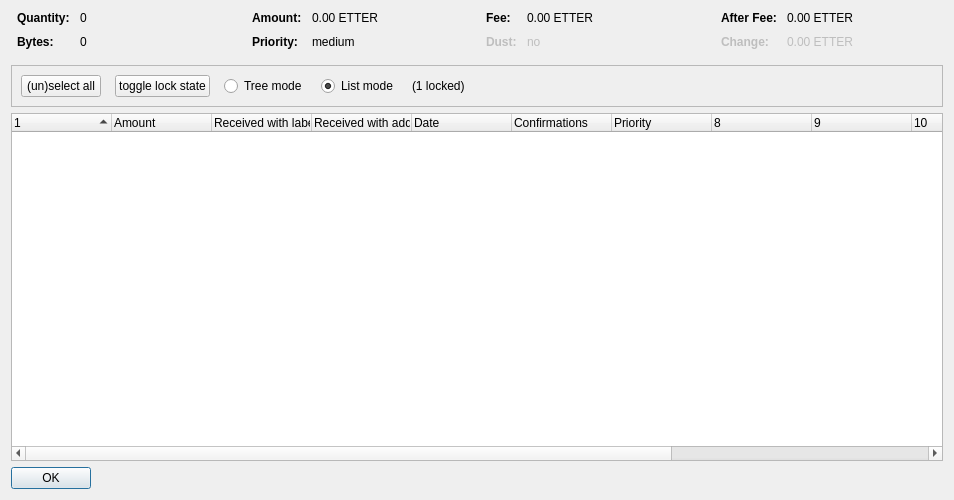
<?xml version="1.0" encoding="UTF-8"?>
<ui version="4.0">
 <class>CoinControlDialog</class>
 <widget class="QDialog" name="CoinControlDialog">
  <property name="geometry">
   <rect>
    <x>0</x>
    <y>0</y>
    <width>954</width>
    <height>500</height>
   </rect>
  </property>
  <property name="windowTitle">
   <string>Coin Selection</string>
  </property>
  <layout class="QVBoxLayout" name="verticalLayout">
   <item>
    <layout class="QHBoxLayout" name="horizontalLayoutTop" stretch="0,0,0,0">
     <property name="topMargin">
      <number>0</number>
     </property>
     <property name="bottomMargin">
      <number>10</number>
     </property>
     <item>
      <layout class="QFormLayout" name="formLayoutCoinControl1">
       <property name="horizontalSpacing">
        <number>10</number>
       </property>
       <property name="verticalSpacing">
        <number>10</number>
       </property>
       <property name="leftMargin">
        <number>6</number>
       </property>
       <property name="rightMargin">
        <number>6</number>
       </property>
       <item row="0" column="0">
        <widget class="QLabel" name="labelCoinControlQuantityText">
         <property name="font">
          <font>
           <weight>75</weight>
           <bold>true</bold>
          </font>
         </property>
         <property name="text">
          <string>Quantity:</string>
         </property>
        </widget>
       </item>
       <item row="0" column="1">
        <widget class="QLabel" name="labelCoinControlQuantity">
         <property name="cursor">
          <cursorShape>IBeamCursor</cursorShape>
         </property>
         <property name="contextMenuPolicy">
          <enum>Qt::ActionsContextMenu</enum>
         </property>
         <property name="text">
          <string notr="true">0</string>
         </property>
         <property name="textInteractionFlags">
          <set>Qt::LinksAccessibleByMouse|Qt::TextSelectableByKeyboard|Qt::TextSelectableByMouse</set>
         </property>
        </widget>
       </item>
       <item row="1" column="0">
        <widget class="QLabel" name="labelCoinControlBytesText">
         <property name="font">
          <font>
           <weight>75</weight>
           <bold>true</bold>
          </font>
         </property>
         <property name="text">
          <string>Bytes:</string>
         </property>
        </widget>
       </item>
       <item row="1" column="1">
        <widget class="QLabel" name="labelCoinControlBytes">
         <property name="cursor">
          <cursorShape>IBeamCursor</cursorShape>
         </property>
         <property name="contextMenuPolicy">
          <enum>Qt::ActionsContextMenu</enum>
         </property>
         <property name="text">
          <string notr="true">0</string>
         </property>
         <property name="textInteractionFlags">
          <set>Qt::LinksAccessibleByMouse|Qt::TextSelectableByKeyboard|Qt::TextSelectableByMouse</set>
         </property>
        </widget>
       </item>
      </layout>
     </item>
     <item>
      <layout class="QFormLayout" name="formLayoutCoinControl2">
       <property name="horizontalSpacing">
        <number>10</number>
       </property>
       <property name="verticalSpacing">
        <number>10</number>
       </property>
       <property name="leftMargin">
        <number>6</number>
       </property>
       <property name="rightMargin">
        <number>6</number>
       </property>
       <item row="0" column="0">
        <widget class="QLabel" name="labelCoinControlAmountText">
         <property name="font">
          <font>
           <weight>75</weight>
           <bold>true</bold>
          </font>
         </property>
         <property name="text">
          <string>Amount:</string>
         </property>
        </widget>
       </item>
       <item row="0" column="1">
        <widget class="QLabel" name="labelCoinControlAmount">
         <property name="cursor">
          <cursorShape>IBeamCursor</cursorShape>
         </property>
         <property name="contextMenuPolicy">
          <enum>Qt::ActionsContextMenu</enum>
         </property>
         <property name="text">
          <string notr="true">0.00 ETTER</string>
         </property>
         <property name="textInteractionFlags">
          <set>Qt::LinksAccessibleByMouse|Qt::TextSelectableByKeyboard|Qt::TextSelectableByMouse</set>
         </property>
        </widget>
       </item>
       <item row="1" column="0">
        <widget class="QLabel" name="labelCoinControlPriorityText">
         <property name="font">
          <font>
           <weight>75</weight>
           <bold>true</bold>
          </font>
         </property>
         <property name="text">
          <string>Priority:</string>
         </property>
        </widget>
       </item>
       <item row="1" column="1">
        <widget class="QLabel" name="labelCoinControlPriority">
         <property name="cursor">
          <cursorShape>IBeamCursor</cursorShape>
         </property>
         <property name="contextMenuPolicy">
          <enum>Qt::ActionsContextMenu</enum>
         </property>
         <property name="text">
          <string>medium</string>
         </property>
         <property name="textInteractionFlags">
          <set>Qt::LinksAccessibleByMouse|Qt::TextSelectableByKeyboard|Qt::TextSelectableByMouse</set>
         </property>
        </widget>
       </item>
      </layout>
     </item>
     <item>
      <layout class="QFormLayout" name="formLayoutCoinControl3">
       <property name="horizontalSpacing">
        <number>10</number>
       </property>
       <property name="verticalSpacing">
        <number>10</number>
       </property>
       <property name="leftMargin">
        <number>6</number>
       </property>
       <property name="rightMargin">
        <number>6</number>
       </property>
       <item row="0" column="0">
        <widget class="QLabel" name="labelCoinControlFeeText">
         <property name="font">
          <font>
           <weight>75</weight>
           <bold>true</bold>
          </font>
         </property>
         <property name="text">
          <string>Fee:</string>
         </property>
        </widget>
       </item>
       <item row="0" column="1">
        <widget class="QLabel" name="labelCoinControlFee">
         <property name="cursor">
          <cursorShape>IBeamCursor</cursorShape>
         </property>
         <property name="contextMenuPolicy">
          <enum>Qt::ActionsContextMenu</enum>
         </property>
         <property name="text">
          <string notr="true">0.00 ETTER</string>
         </property>
         <property name="textInteractionFlags">
          <set>Qt::LinksAccessibleByMouse|Qt::TextSelectableByKeyboard|Qt::TextSelectableByMouse</set>
         </property>
        </widget>
       </item>
       <item row="1" column="0">
        <widget class="QLabel" name="labelCoinControlLowOutputText">
         <property name="enabled">
          <bool>false</bool>
         </property>
         <property name="font">
          <font>
           <weight>75</weight>
           <bold>true</bold>
          </font>
         </property>
         <property name="text">
          <string>Dust:</string>
         </property>
        </widget>
       </item>
       <item row="1" column="1">
        <widget class="QLabel" name="labelCoinControlLowOutput">
         <property name="enabled">
          <bool>false</bool>
         </property>
         <property name="cursor">
          <cursorShape>IBeamCursor</cursorShape>
         </property>
         <property name="contextMenuPolicy">
          <enum>Qt::ActionsContextMenu</enum>
         </property>
         <property name="text">
          <string>no</string>
         </property>
         <property name="textInteractionFlags">
          <set>Qt::LinksAccessibleByMouse|Qt::TextSelectableByKeyboard|Qt::TextSelectableByMouse</set>
         </property>
        </widget>
       </item>
      </layout>
     </item>
     <item>
      <layout class="QFormLayout" name="formLayoutCoinControl4">
       <property name="horizontalSpacing">
        <number>10</number>
       </property>
       <property name="verticalSpacing">
        <number>10</number>
       </property>
       <property name="leftMargin">
        <number>6</number>
       </property>
       <property name="rightMargin">
        <number>6</number>
       </property>
       <item row="0" column="0">
        <widget class="QLabel" name="labelCoinControlAfterFeeText">
         <property name="font">
          <font>
           <weight>75</weight>
           <bold>true</bold>
          </font>
         </property>
         <property name="text">
          <string>After Fee:</string>
         </property>
        </widget>
       </item>
       <item row="0" column="1">
        <widget class="QLabel" name="labelCoinControlAfterFee">
         <property name="cursor">
          <cursorShape>IBeamCursor</cursorShape>
         </property>
         <property name="contextMenuPolicy">
          <enum>Qt::ActionsContextMenu</enum>
         </property>
         <property name="text">
          <string notr="true">0.00 ETTER</string>
         </property>
         <property name="textInteractionFlags">
          <set>Qt::LinksAccessibleByMouse|Qt::TextSelectableByKeyboard|Qt::TextSelectableByMouse</set>
         </property>
        </widget>
       </item>
       <item row="1" column="0">
        <widget class="QLabel" name="labelCoinControlChangeText">
         <property name="enabled">
          <bool>false</bool>
         </property>
         <property name="font">
          <font>
           <weight>75</weight>
           <bold>true</bold>
          </font>
         </property>
         <property name="text">
          <string>Change:</string>
         </property>
        </widget>
       </item>
       <item row="1" column="1">
        <widget class="QLabel" name="labelCoinControlChange">
         <property name="enabled">
          <bool>false</bool>
         </property>
         <property name="cursor">
          <cursorShape>IBeamCursor</cursorShape>
         </property>
         <property name="contextMenuPolicy">
          <enum>Qt::ActionsContextMenu</enum>
         </property>
         <property name="text">
          <string notr="true">0.00 ETTER</string>
         </property>
         <property name="textInteractionFlags">
          <set>Qt::LinksAccessibleByMouse|Qt::TextSelectableByKeyboard|Qt::TextSelectableByMouse</set>
         </property>
        </widget>
       </item>
      </layout>
     </item>
    </layout>
   </item>
   <item>
    <widget class="QFrame" name="frame">
     <property name="minimumSize">
      <size>
       <width>0</width>
       <height>40</height>
      </size>
     </property>
     <property name="frameShape">
      <enum>QFrame::StyledPanel</enum>
     </property>
     <property name="frameShadow">
      <enum>QFrame::Sunken</enum>
     </property>
     <layout class="QHBoxLayout" name="horizontalLayout">
      <item>
       <layout class="QHBoxLayout" name="horizontalLayoutPanel" stretch="0,0,0,0,0,0">
        <property name="spacing">
         <number>14</number>
        </property>
        <item>
         <widget class="QPushButton" name="pushButtonSelectAll">
          <property name="sizePolicy">
           <sizepolicy hsizetype="Maximum" vsizetype="Fixed">
            <horstretch>0</horstretch>
            <verstretch>0</verstretch>
           </sizepolicy>
          </property>
          <property name="text">
           <string>(un)select all</string>
          </property>
          <property name="autoDefault">
           <bool>false</bool>
          </property>
         </widget>
        </item>
        <item>
         <widget class="QPushButton" name="pushButtonToggleLock">
          <property name="sizePolicy">
           <sizepolicy hsizetype="Maximum" vsizetype="Fixed">
            <horstretch>0</horstretch>
            <verstretch>0</verstretch>
           </sizepolicy>
          </property>
          <property name="text">
           <string>toggle lock state</string>
          </property>
          <property name="autoDefault">
           <bool>false</bool>
          </property>
         </widget>
        </item>
        <item>
         <widget class="QRadioButton" name="radioTreeMode">
          <property name="sizePolicy">
           <sizepolicy hsizetype="Maximum" vsizetype="Fixed">
            <horstretch>0</horstretch>
            <verstretch>0</verstretch>
           </sizepolicy>
          </property>
          <property name="text">
           <string>Tree mode</string>
          </property>
         </widget>
        </item>
        <item>
         <widget class="QRadioButton" name="radioListMode">
          <property name="sizePolicy">
           <sizepolicy hsizetype="Maximum" vsizetype="Fixed">
            <horstretch>0</horstretch>
            <verstretch>0</verstretch>
           </sizepolicy>
          </property>
          <property name="text">
           <string>List mode</string>
          </property>
          <property name="checked">
           <bool>true</bool>
          </property>
         </widget>
        </item>
        <item>
         <widget class="QLabel" name="labelLocked">
          <property name="text">
           <string>(1 locked)</string>
          </property>
         </widget>
        </item>
        <item>
         <spacer name="horizontalSpacer">
          <property name="orientation">
           <enum>Qt::Horizontal</enum>
          </property>
          <property name="sizeHint" stdset="0">
           <size>
            <width>40</width>
            <height>20</height>
           </size>
          </property>
         </spacer>
        </item>
       </layout>
      </item>
     </layout>
    </widget>
   </item>
   <item>
    <widget class="CoinControlTreeWidget" name="treeWidget">
     <property name="contextMenuPolicy">
      <enum>Qt::CustomContextMenu</enum>
     </property>
     <property name="sortingEnabled">
      <bool>false</bool>
     </property>
     <property name="columnCount">
      <number>13</number>
     </property>
     <attribute name="headerShowSortIndicator" stdset="0">
      <bool>true</bool>
     </attribute>
     <attribute name="headerStretchLastSection">
      <bool>false</bool>
     </attribute>
     <column>
      <property name="text">
       <string/>
      </property>
     </column>
     <column>
      <property name="text">
       <string>Amount</string>
      </property>
     </column>
     <column>
      <property name="text">
       <string>Received with label</string>
      </property>
     </column>
     <column>
      <property name="text">
       <string>Received with address</string>
      </property>
     </column>
     <column>
      <property name="text">
       <string>Date</string>
      </property>
     </column>
     <column>
      <property name="text">
       <string>Confirmations</string>
      </property>
      <property name="toolTip">
       <string>Confirmed</string>
      </property>
     </column>
     <column>
      <property name="text">
       <string>Priority</string>
      </property>
     </column>
     <column>
      <property name="text">
       <string/>
      </property>
     </column>
     <column>
      <property name="text">
       <string/>
      </property>
     </column>
     <column>
      <property name="text">
       <string/>
      </property>
     </column>
     <column>
      <property name="text">
       <string/>
      </property>
     </column>
     <column>
      <property name="text">
       <string/>
      </property>
     </column>
    </widget>
   </item>
   <item>
    <widget class="QDialogButtonBox" name="buttonBox">
     <property name="sizePolicy">
      <sizepolicy hsizetype="Maximum" vsizetype="Fixed">
       <horstretch>0</horstretch>
       <verstretch>0</verstretch>
      </sizepolicy>
     </property>
     <property name="orientation">
      <enum>Qt::Horizontal</enum>
     </property>
     <property name="standardButtons">
      <set>QDialogButtonBox::Ok</set>
     </property>
    </widget>
   </item>
  </layout>
 </widget>
 <customwidgets>
  <customwidget>
   <class>CoinControlTreeWidget</class>
   <extends>QTreeWidget</extends>
   <header>coincontroltreewidget.h</header>
  </customwidget>
 </customwidgets>
 <resources/>
 <connections/>
</ui>
